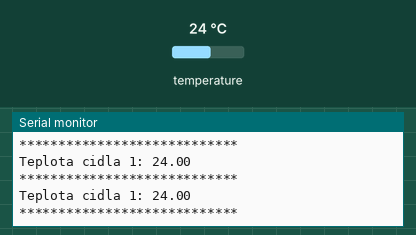
Bench run of a sketch on a simulated Arduino Uno, built with avr-gcc and run on an emulated ATmega328P. Shown: the last lines printed to the serial monitor. The test bench sets the inputs (shaded band); at power-on: temperature 24 °C.

Above: at 4.3 s.
4.4 s: temperature set to 12 °C
At 7.7 s:
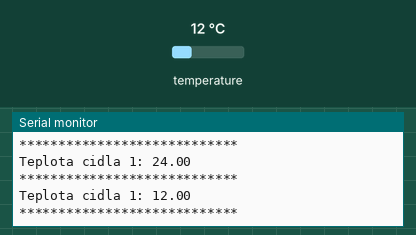
8.1 s: temperature set to 19 °C
At 9.9 s:
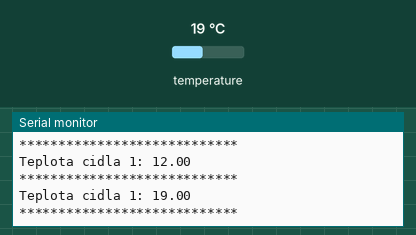
Timing chart, 0 to 11.4 s (numbered marks = the images above; inputs shaded):
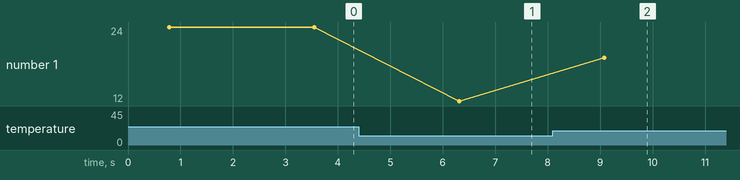

The sketch:

Dallas_test.ino
```cpp
//Dallas na dratku

#include <OneWire.h>
#include <DallasTemperature.h>

#define BUS_PIN 4
#define ADR_SIZE 8 //byte

//vytvoreni instanci
OneWire Bus(BUS_PIN);
DallasTemperature Sensors(&Bus);
DeviceAddress DevAdr;

uint8_t nSensors = 0;

void printAddress(DeviceAddress devAdr, uint8_t idx)
{
  Serial.print("Adresa senzoru ");
  Serial.print(idx + 1);
  Serial.print(": ");

  for (uint8_t i = 0; i < ADR_SIZE; i++)
  {
    if (devAdr[i] < 16) Serial.print("0");
    Serial.print(devAdr[i], HEX);
  }
  Serial.println();
}

void getTemp(){
  Sensors.requestTemperatures();

  for (uint8_t i = 0; i < nSensors; i++)
  {
    Serial.print("Teplota cidla ");
    Serial.print(i + 1);
    Serial.print(": ");
    Serial.println(Sensors.getTempCByIndex(i));
  }
  Serial.println("****************************");
  delay(2000);
}

void setup(void) {
  Serial.begin(9600);
  Sensors.begin();

  //pocet senzoru
  nSensors = Sensors.getDeviceCount();

  //vypis poctu senzoru
  Serial.print("Pocet senzoru: ");
  Serial.println(nSensors);

  //vypis adres senzoru
  for (uint8_t i = 0; i < nSensors; i++)
  {
    Sensors.getAddress(DevAdr, i);
    printAddress(DevAdr, i);
  }
  Serial.println("****************************");
}

void loop(void) {
  //cteni teploty
  getTemp();
}
```

Measured:
- after the input at 4.4 s, the serial monitor: prints a new line after 1.9 s (image 1)
- after the input at 8.1 s, the serial monitor: prints a new line after 0.98 s (image 2)
- plotted number 1: 24 → 12 after the input at 4.4 s, 12 → 19 after the input at 8.1 s
